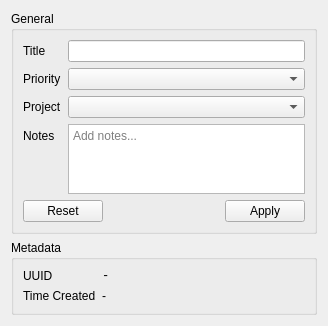
<?xml version="1.0" encoding="UTF-8"?>
<ui version="4.0">
 <class>TaskDetailSection</class>
 <widget class="QWidget" name="TaskDetailSection">
  <property name="geometry">
   <rect>
    <x>0</x>
    <y>0</y>
    <width>328</width>
    <height>315</height>
   </rect>
  </property>
  <property name="windowTitle">
   <string>TaskDetailSection</string>
  </property>
  <layout class="QVBoxLayout" name="verticalLayout">
   <item>
    <widget class="QGroupBox" name="generalGroupBox">
     <property name="title">
      <string>General</string>
     </property>
     <layout class="QFormLayout" name="generalFormLayout">
      <item row="0" column="0">
       <widget class="QLabel" name="titleLabel">
        <property name="text">
         <string>Title</string>
        </property>
       </widget>
      </item>
      <item row="0" column="1">
       <widget class="QLineEdit" name="titleLineEdit"/>
      </item>
      <item row="3" column="0">
       <widget class="QLabel" name="notesLabel">
        <property name="text">
         <string>Notes</string>
        </property>
       </widget>
      </item>
      <item row="3" column="1">
       <widget class="QPlainTextEdit" name="notesPlainTextEdit">
        <property name="placeholderText">
         <string>Add notes...</string>
        </property>
       </widget>
      </item>
      <item row="4" column="0" colspan="2">
       <widget class="QDialogButtonBox" name="generalButtonBox">
        <property name="standardButtons">
         <set>QDialogButtonBox::Apply|QDialogButtonBox::Reset</set>
        </property>
        <property name="centerButtons">
         <bool>false</bool>
        </property>
       </widget>
      </item>
      <item row="1" column="0">
       <widget class="QLabel" name="priorityLabel">
        <property name="text">
         <string>Priority</string>
        </property>
       </widget>
      </item>
      <item row="1" column="1">
       <widget class="QComboBox" name="priorityComboBox"/>
      </item>
      <item row="2" column="0">
       <widget class="QLabel" name="projectLabel">
        <property name="text">
         <string>Project</string>
        </property>
       </widget>
      </item>
      <item row="2" column="1">
       <widget class="QComboBox" name="projectComboBox"/>
      </item>
     </layout>
    </widget>
   </item>
   <item>
    <widget class="QGroupBox" name="metadataGroupBox">
     <property name="title">
      <string>Metadata</string>
     </property>
     <layout class="QFormLayout" name="metadataFormLayout">
      <item row="0" column="0">
       <widget class="QLabel" name="uuidLabel">
        <property name="text">
         <string>UUID</string>
        </property>
       </widget>
      </item>
      <item row="0" column="1">
       <widget class="QLabel" name="uuidDisplayLabel">
        <property name="font">
         <font>
          <family>Consolas</family>
         </font>
        </property>
        <property name="text">
         <string>-</string>
        </property>
        <property name="textInteractionFlags">
         <set>Qt::LinksAccessibleByMouse|Qt::TextSelectableByMouse</set>
        </property>
       </widget>
      </item>
      <item row="1" column="0">
       <widget class="QLabel" name="timeCreatedLabel">
        <property name="text">
         <string>Time Created</string>
        </property>
       </widget>
      </item>
      <item row="1" column="1">
       <widget class="QLabel" name="timeCreatedDisplayLabel">
        <property name="text">
         <string>-</string>
        </property>
       </widget>
      </item>
     </layout>
    </widget>
   </item>
   <item>
    <spacer name="verticalSpacer">
     <property name="orientation">
      <enum>Qt::Vertical</enum>
     </property>
     <property name="sizeHint" stdset="0">
      <size>
       <width>20</width>
       <height>40</height>
      </size>
     </property>
    </spacer>
   </item>
  </layout>
 </widget>
 <resources/>
 <connections/>
</ui>
